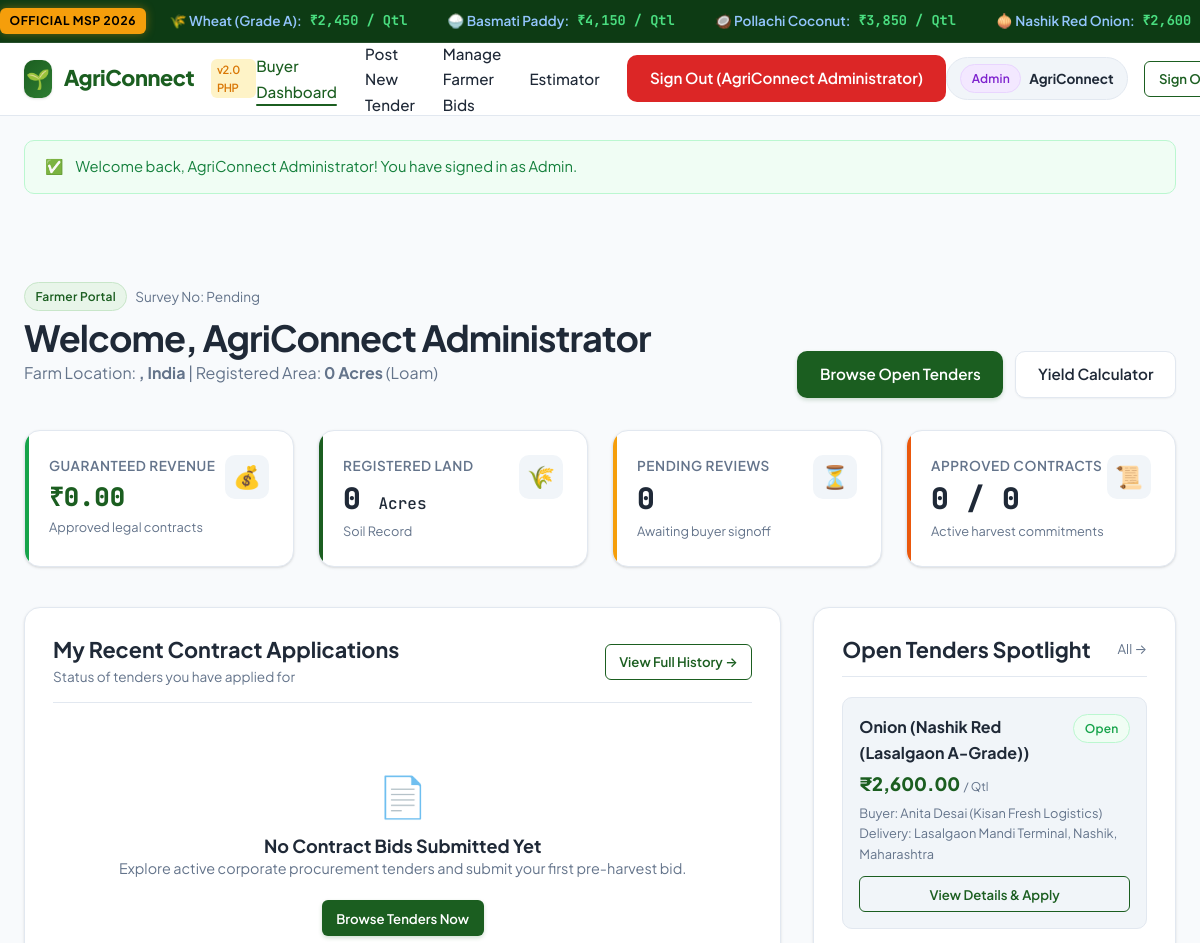
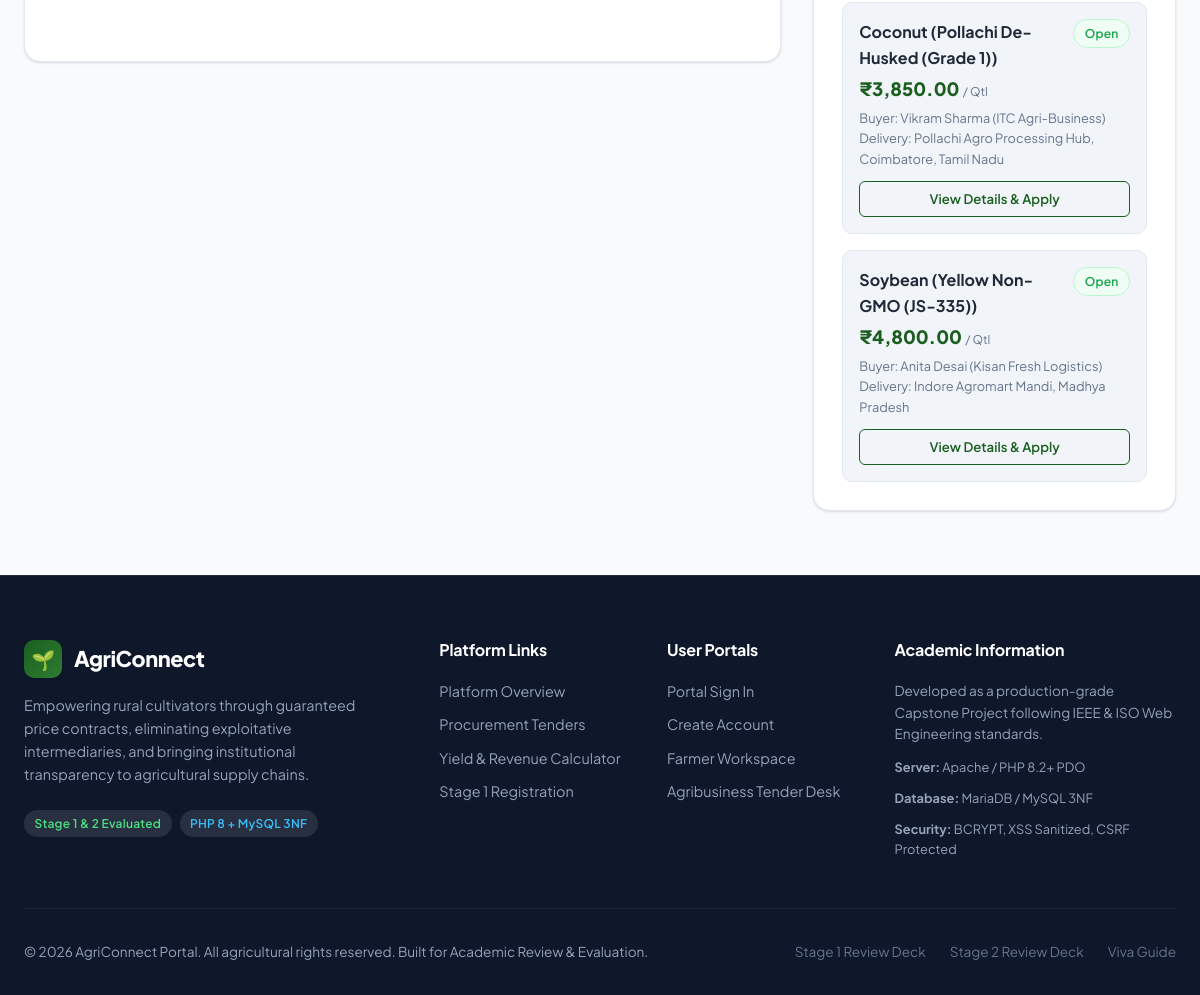
The page /farmer/dashboard.php (signed in) on the database its author committed (2 pictures, top to bottom).
### tables this page shows
CREATE TABLE `users` (
    `id` INT AUTO_INCREMENT PRIMARY KEY,
    `name` VARCHAR(120) NOT NULL,
    `email` VARCHAR(191) NOT NULL UNIQUE,
    `password_hash` VARCHAR(255) NOT NULL,
    `phone` VARCHAR(20) NOT NULL,
    `role` ENUM('farmer', 'buyer', 'admin') NOT NULL DEFAULT 'farmer',
    `created_at` TIMESTAMP DEFAULT CURRENT_TIMESTAMP,
    INDEX `idx_users_role` (`role`),
    INDEX `idx_users_email` (`email`)
);

CREATE TABLE `crop_demands` (
    `id` INT AUTO_INCREMENT PRIMARY KEY,
    `buyer_id` INT NOT NULL,
    `crop_name` VARCHAR(100) NOT NULL,
    `variety` VARCHAR(120) NOT NULL,
    `required_quintals` INT NOT NULL,
    `offered_price_per_quintal` DECIMAL(10,2) NOT NULL,
    `delivery_location` VARCHAR(255) NOT NULL,
    `deadline` DATE NOT NULL,
    `status` ENUM('open', 'closed') NOT NULL DEFAULT 'open',
    `created_at` TIMESTAMP DEFAULT CURRENT_TIMESTAMP,
    INDEX `idx_crop_demands_status` (`status`),
    INDEX `idx_crop_demands_buyer` (`buyer_id`),
    INDEX `idx_crop_demands_crop` (`crop_name`),
    CONSTRAINT `fk_crop_demands_buyer`
        FOREIGN KEY (`buyer_id`) REFERENCES `users` (`id`)
        ON DELETE CASCADE
        ON UPDATE CASCADE
);

### includes/auth_check.php (called while the page is built, shortened)
<?php
require_once __DIR__ . '/../config/db.php';
function isLoggedIn(): bool {
    return !empty($_SESSION['user_id']);
}
function currentUser(): ?array {
    return [
        'id'    => $_SESSION['user_id'],
        'name'  => $_SESSION['name'] ?? 'User',
        'email' => $_SESSION['email'] ?? '',
        'role'  => $_SESSION['role'] ?? 'guest'
    ];
}

### config/db.php (called while the page is built, shortened)
    <?php
function getFlashMessage(): ?array {
    if (isset($_SESSION['flash'])) {
        $flash = $_SESSION['flash'];
        return $flash;
    }
    return null;
}
function formatINR($amount): string {
    return '₹' . number_format((float)$amount, 2);
}

### farmer/dashboard.php (the view, shortened to what this page needs)
<?php
require_once __DIR__ . '/../config/db.php';
require_once __DIR__ . '/../includes/auth_check.php';
$userId = (int)$_SESSION['user_id'];
$stmtProfile = $pdo->prepare("
    SELECT u.name, u.email, u.phone, fp.land_acres, fp.soil_type, fp.survey_number, fp.state, fp.district
    FROM users u
    LEFT JOIN farmer_profiles fp ON u.id = fp.user_id
    WHERE u.id = :id
    LIMIT 1
");
$stmtProfile->execute([':id' => $userId]);
$profile = $stmtProfile->fetch();
$stmtStats = $pdo->prepare("
    SELECT
        COUNT(c.id) AS total_bids,
        SUM(CASE WHEN c.status = 'approved' THEN 1 ELSE 0 END) AS approved_bids,
        SUM(CASE WHEN c.status = 'pending' THEN 1 ELSE 0 END) AS pending_bids,
        SUM(CASE WHEN c.status = 'approved' THEN (c.proposed_quantity * cd.offered_price_per_quintal) ELSE 0 END) AS guaranteed_value
    FROM contracts c
    JOIN crop_demands cd ON c.demand_id = cd.id
    WHERE c.farmer_id = :id
");
$stmtStats->execute([':id' => $userId]);
$stats = $stmtStats->fetch() ?: [
    'total_bids'       => 0,
    'approved_bids'    => 0,
    'pending_bids'     => 0,
    'guaranteed_value' => 0
];
$stmtRecentBids = $pdo->prepare("
    SELECT
        c.id AS bid_id,
        c.proposed_quantity,
        c.status AS bid_status,
        c.applied_at,
        cd.crop_name,
        cd.variety,
        cd.offered_price_per_quintal,
        u_buyer.name AS buyer_name
    FROM contracts c
    JOIN crop_demands cd ON c.demand_id = cd.id
    JOIN users u_buyer ON cd.buyer_id = u_buyer.id
    WHERE c.farmer_id = :id
    ORDER BY c.applied_at DESC
    LIMIT 5
");
$stmtRecentBids->execute([':id' => $userId]);
$recentBids = $stmtRecentBids->fetchAll();
$stmtOpenDemands = $pdo->query("
    SELECT
        cd.id,
        cd.crop_name,
        cd.variety,
        cd.required_quintals,
        cd.offered_price_per_quintal,
        cd.delivery_location,
        cd.deadline,
        u.name AS buyer_name
    FROM crop_demands cd
    JOIN users u ON cd.buyer_id = u.id
    WHERE cd.status = 'open'
    ORDER BY cd.created_at DESC
    LIMIT 3
");
$openDemands = $stmtOpenDemands->fetchAll();
require_once __DIR__ . '/../includes/header.php';
?>
<div class="section">
    <div class="container">
        <div style="display: flex; justify-content: space-between; align-items: flex-end; margin-bottom: 2rem; flex-wrap: wrap; gap: 1rem;">
            <div>
                <div style="display: flex; align-items: center; gap: 0.5rem; margin-bottom: 0.25rem;">
                    <span class="badge badge-role-farmer">Farmer Portal</span>
                    <span class="text-muted" style="font-size: 0.85rem;">Survey No: <?= htmlspecialchars($profile['survey_number'] ?? 'Pending', ENT_QUOTES, 'UTF-8'); ?></span>
                </div>
                <h1>Welcome, <?= htmlspecialchars($profile['name'] ?? 'Cultivator', ENT_QUOTES, 'UTF-8'); ?></h1>
                <p class="text-muted">
                    Farm Location: <strong><?= htmlspecialchars(($profile['district'] ?? '') . ', ' . ($profile['state'] ?? 'India'), ENT_QUOTES, 'UTF-8'); ?></strong> |
                    Registered Area: <strong><?= htmlspecialchars($profile['land_acres'] ?? '0', ENT_QUOTES, 'UTF-8'); ?> Acres</strong> (<?= htmlspecialchars($profile['soil_type'] ?? 'Loam', ENT_QUOTES, 'UTF-8'); ?>)
                </p>
            </div>
            <div style="display: flex; gap: 0.75rem;">
                <a href="browse_contracts.php" class="btn btn-primary">Browse Open Tenders</a>
                <a href="../public/estimator.html" class="btn btn-secondary">Yield Calculator</a>
            </div>
        </div>
        <div class="grid grid-4" style="margin-bottom: 2.5rem;">
            <div class="stat-card stat-success">
                <div>
                    <div class="stat-label">Guaranteed Revenue</div>
                    <div class="stat-value" style="font-size: 1.6rem; color: var(--primary);">
                        <?= formatINR($stats['guaranteed_value'] ?? 0); ?>
                    </div>
                    <div class="stat-subtext">Approved legal contracts</div>
                </div>
                <div class="stat-icon">💰</div>
            </div>
            <div class="stat-card">
                <div>
                    <div class="stat-label">Registered Land</div>
                    <div class="stat-value"><?= htmlspecialchars($profile['land_acres'] ?? '0', ENT_QUOTES, 'UTF-8'); ?> <span style="font-size: 1rem; font-weight: 500;">Acres</span></div>
                    <div class="stat-subtext"><?= htmlspecialchars($profile['soil_type'] ?? 'Soil Record', ENT_QUOTES, 'UTF-8'); ?></div>
                </div>
                <div class="stat-icon">🌾</div>
            </div>
            <div class="stat-card stat-accent">
                <div>
                    <div class="stat-label">Pending Reviews</div>
                    <div class="stat-value"><?= (int)($stats['pending_bids'] ?? 0); ?></div>
                    <div class="stat-subtext">Awaiting buyer signoff</div>
                </div>
                <div class="stat-icon">⏳</div>
            </div>
            <div class="stat-card stat-warning">
                <div>
                    <div class="stat-label">Approved Contracts</div>
                    <div class="stat-value"><?= (int)($stats['approved_bids'] ?? 0); ?> / <?= (int)($stats['total_bids'] ?? 0); ?></div>
                    <div class="stat-subtext">Active harvest commitments</div>
                </div>
                <div class="stat-icon">📜</div>
            </div>
        </div>
        <div class="grid grid-3" style="gap: 2rem; align-items: start;">
            <div style="grid-column: span 2;">
                <div class="card">
                    <div class="card-header">
                        <div>
                            <h3 style="margin: 0;">My Recent Contract Applications</h3>
                            <span class="text-muted" style="font-size: 0.85rem;">Status of tenders you have applied for</span>
                        </div>
                        <a href="my_bids.php" class="btn btn-outline btn-sm">View Full History &rarr;</a>
                    </div>
                    <?php if (empty($recentBids)): ?>
                        <div style="text-align: center; padding: 2.5rem 1rem;">
                            <div style="font-size: 2.5rem; margin-bottom: 0.5rem;">📄</div>
                            <h4>No Contract Bids Submitted Yet</h4>
                            <p class="text-muted" style="font-size: 0.9rem; margin-bottom: 1.25rem;">Explore active corporate procurement tenders and submit your first pre-harvest bid.</p>
                            <a href="browse_contracts.php" class="btn btn-primary btn-sm">Browse Tenders Now</a>
                        </div>
                    <?php endif; ?>
                </div>
            </div>
            <div>
                <div class="card">
                    <div class="card-header">
                        <h3 style="margin: 0;">Open Tenders Spotlight</h3>
                        <a href="browse_contracts.php" class="text-muted" style="font-size: 0.825rem;">All &rarr;</a>
                    </div>
                    <div style="display: flex; flex-direction: column; gap: 1rem;">
                        <?php foreach ($openDemands as $d): ?>
                            <div style="padding: 1rem; border: 1px solid var(--border); border-radius: var(--radius-md); background: var(--bg-alt);">
                                <div style="display: flex; justify-content: space-between; align-items: flex-start; margin-bottom: 0.25rem;">
                                    <strong><?= htmlspecialchars($d['crop_name'] . ' (' . $d['variety'] . ')', ENT_QUOTES, 'UTF-8'); ?></strong>
                                    <span class="badge badge-open">Open</span>
                                </div>
                                <div style="font-size: 1.15rem; font-weight: 800; color: var(--primary); margin: 0.25rem 0;">
                                    <?= formatINR($d['offered_price_per_quintal']); ?> <span style="font-size: 0.75rem; font-weight: 400; color: var(--text-muted);">/ Qtl</span>
                                </div>
                                <div style="font-size: 0.8rem; color: var(--text-muted); margin-bottom: 0.75rem;">
                                    Buyer: <?= htmlspecialchars($d['buyer_name'], ENT_QUOTES, 'UTF-8'); ?><br>
                                    Delivery: <?= htmlspecialchars($d['delivery_location'], ENT_QUOTES, 'UTF-8'); ?>
                                </div>
                                <a href="browse_contracts.php" class="btn btn-outline btn-sm btn-block">View Details & Apply</a>
                            </div>
                        <?php endforeach; ?>
                    </div>
                </div>
            </div>
        </div>
    </div>
</div>
<?php require_once __DIR__ . '/../includes/footer.php'; ?>

### includes/header.php (shortened to what this page needs)
<?php
require_once __DIR__ . '/../config/db.php';
require_once __DIR__ . '/auth_check.php';
$inSubdir = (strpos($_SERVER['SCRIPT_NAME'], '/farmer/') !== false ||
             strpos($_SERVER['SCRIPT_NAME'], '/buyer/') !== false ||
             strpos($_SERVER['SCRIPT_NAME'], '/auth/') !== false);
$base = $inSubdir ? '../' : './';
$user = currentUser();
$flash = getFlashMessage();
$currentScript = basename($_SERVER['SCRIPT_NAME']);
?>
<!DOCTYPE html>
<html lang="en">
<head>
    <link rel="stylesheet" href="<?= $base ?>css/styles.css">
</head>
<body>
    <div class="msp-ticker-wrapper">
        <div class="container-wide msp-ticker-container">
            <span class="msp-badge">Official MSP 2026</span>
            <div class="msp-ticker-track">
                <div class="msp-item"><span class="crop-title">🌾 Wheat (Grade A):</span> <span class="price">₹2,450 / Qtl</span></div>
                <div class="msp-item"><span class="crop-title">🍚 Basmati Paddy:</span> <span class="price">₹4,150 / Qtl</span></div>
                <div class="msp-item"><span class="crop-title">🥥 Pollachi Coconut:</span> <span class="price">₹3,850 / Qtl</span></div>
                <div class="msp-item"><span class="crop-title">🧅 Nashik Red Onion:</span> <span class="price">₹2,600 / Qtl</span></div>
            </div>
        </div>
    </div>
    <header class="site-header">
        <div class="container navbar">
            <a href="<?= $base ?>public/index.html" class="brand-logo" title="AgriConnect Platform">
                <div class="brand-icon">🌱</div>
                <span>AgriConnect</span>
                <span class="brand-tag">v2.0 PHP</span>
            </a>
            <ul class="nav-menu" id="navMenu">
                <?php if (!$user): ?>
                    <li><a href="<?= $base ?>public/index.html" class="nav-link <?= ($currentScript === 'index.html') ? 'active' : '' ?>">Home</a></li>
                    <li><a href="<?= $base ?>public/contracts.html" class="nav-link <?= ($currentScript === 'contracts.html') ? 'active' : '' ?>">Tenders</a></li>
                    <li><a href="<?= $base ?>public/estimator.html" class="nav-link <?= ($currentScript === 'estimator.html') ? 'active' : '' ?>">Yield & Profit Calculator</a></li>
                <?php elseif ($user['role'] === 'buyer' || $user['role'] === 'admin'): ?>
                    <li><a href="<?= $base ?>buyer/dashboard.php" class="nav-link <?= ($currentScript === 'dashboard.php') ? 'active' : '' ?>">Buyer Dashboard</a></li>
                    <li><a href="<?= $base ?>buyer/post_contract.php" class="nav-link <?= ($currentScript === 'post_contract.php') ? 'active' : '' ?>">Post New Tender</a></li>
                    <li><a href="<?= $base ?>buyer/manage_bids.php" class="nav-link <?= ($currentScript === 'manage_bids.php') ? 'active' : '' ?>">Manage Farmer Bids</a></li>
                    <li><a href="<?= $base ?>public/estimator.html" class="nav-link">Estimator</a></li>
                <?php endif; ?>
                <li class="nav-actions-mobile">
                    <?php if (!$user): ?>
                        <a href="<?= $base ?>auth/login.php" class="btn btn-secondary btn-block">Sign In</a>
                        <a href="<?= $base ?>auth/register.php" class="btn btn-primary btn-block">Join Portal</a>
                    <?php else: ?>
                        <a href="<?= $base ?>auth/logout.php" class="btn btn-danger btn-block">Sign Out (<?= htmlspecialchars($user['name'], ENT_QUOTES, 'UTF-8'); ?>)</a>
                    <?php endif; ?>
                </li>
            </ul>
            <div class="nav-actions">
                <?php if (!$user): ?>
                    <a href="<?= $base ?>auth/login.php" class="btn btn-secondary btn-sm">Sign In</a>
                    <a href="<?= $base ?>auth/register.php" class="btn btn-primary btn-sm">Join AgriConnect</a>
                <?php else: ?>
                    <div class="user-badge">
                        <span class="badge badge-role-<?= htmlspecialchars($user['role'], ENT_QUOTES, 'UTF-8'); ?>">
                            <?= ucfirst(htmlspecialchars($user['role'], ENT_QUOTES, 'UTF-8')); ?>
                        </span>
                        <strong><?= htmlspecialchars(explode(' ', $user['name'])[0], ENT_QUOTES, 'UTF-8'); ?></strong>
                    </div>
                    <a href="<?= $base ?>auth/logout.php" class="btn btn-outline btn-sm">Sign Out</a>
                <?php endif; ?>
            </div>
        </div>
    </header>
    <main>
        <?php if ($flash): ?>
            <div class="container" style="padding-top: 1.5rem;">
                <div class="alert alert-<?= htmlspecialchars($flash['type'], ENT_QUOTES, 'UTF-8'); ?>">
                    <span><?= ($flash['type'] === 'success') ? '✅' : (($flash['type'] === 'danger') ? '❌' : 'ℹ️'); ?></span>
                    <div><?= htmlspecialchars($flash['message'], ENT_QUOTES, 'UTF-8'); ?></div>
                </div>
            </div>
        <?php endif; ?>

### rows shown on the page
users: name "AgriConnect Administrator", name "AgriConnect"
crop_demands: crop_name+variety "Onion (Nashik Red (Lasalgaon A-Grade))", offered_price_per_quintal "₹2,600.00", buyer.name "Anita Desai (Kisan Fresh Logistics)", delivery_location "Lasalgaon Mandi Terminal, Nashik, Maharashtra"
crop_demands: crop_name+variety "Coconut (Pollachi De-Husked (Grade 1))", offered_price_per_quintal "₹3,850.00", buyer.name "Vikram Sharma (ITC Agri-Business)", delivery_location "Pollachi Agro Processing Hub, Coimbatore, Tamil Nadu"
crop_demands: crop_name+variety "Soybean (Yellow Non-GMO (JS-335))", offered_price_per_quintal "₹4,800.00", buyer.name "Anita Desai (Kisan Fresh Logistics)", delivery_location "Indore Agromart Mandi, Madhya Pradesh"

### other values the page prints
$user['role'] "Admin"
$flash['message'] "Welcome back, AgriConnect Administrator! You have signed in as Admin."
$profile['survey_number'] "Pending"
$profile['land_acres'] "0"
$profile['soil_type'] "Loam"
formatINR($stats['guaranteed_value'] ?? 0) "₹0.00"
$profile['soil_type'] "Soil Record"
$stats['pending_bids'] "0"
$stats['approved_bids'] "0"
$stats['total_bids'] "0"
